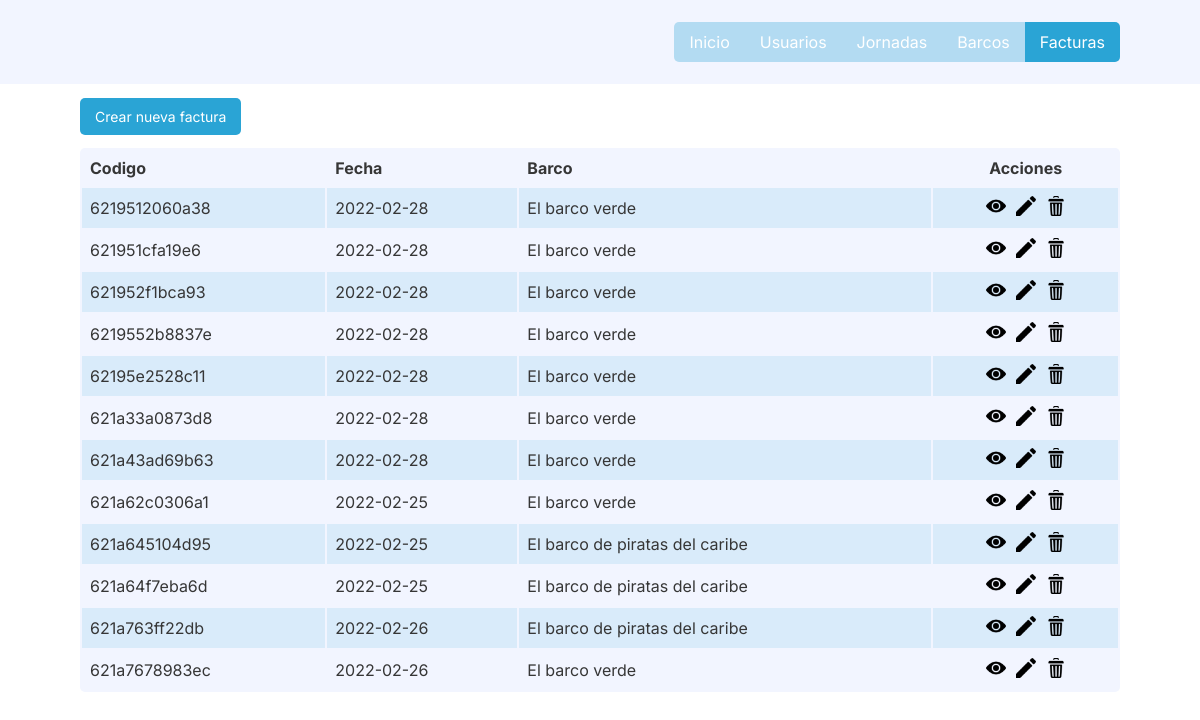
The page /facturas.php (signed in) on the database its author committed.
### tables this page shows
CREATE TABLE IF NOT EXISTS `facturas` (
  `id` mediumint(9) NOT NULL AUTO_INCREMENT,
  `codigo` varchar(50) NOT NULL,
  `id_jornada` mediumint(9) NOT NULL,
  `id_usuario` mediumint(9) NOT NULL,
  `id_barco` mediumint(9) NOT NULL,
  `cantidad_mercancia_kg` int(9) NOT NULL,
  `hora_generacion` time NOT NULL,
  PRIMARY KEY (`id`),
  KEY `id_jornada` (`id_jornada`),
  KEY `id_usuario` (`id_usuario`),
  KEY `id_barco` (`id_barco`)
);

CREATE TABLE IF NOT EXISTS `jornadas` (
  `id` mediumint(9) NOT NULL AUTO_INCREMENT,
  `fecha` date NOT NULL,
  `hora_inicio` time NOT NULL,
  `hora_cierre` time NOT NULL,
  `estado_clima` mediumint(1) DEFAULT NULL,
  `precio_mercancia_kg` int(5) NOT NULL,
  PRIMARY KEY (`id`),
  KEY `estado_clima` (`estado_clima`)
);

CREATE TABLE IF NOT EXISTS `barcos` (
  `id` mediumint(9) NOT NULL AUTO_INCREMENT,
  `nombre` varchar(40) NOT NULL,
  `codigo` varchar(50) NOT NULL,
  `operador` varchar(100) NOT NULL,
  `tripulacion` int(6) NOT NULL,
  `capacidad_kg` int(9) NOT NULL,
  `porcentaje_gastos_operativos` float NOT NULL,
  PRIMARY KEY (`id`)
);

### helpers/database.php (called while the page is built, shortened)
<?php
  class Database {
    public $connection;
    public function __construct() {
      $servername = "localhost";
      $username = "root";
      $password = "";
      $dbname = "sistema_facturacion";
      $this->connection = new mysqli($servername, $username, $password, $dbname);
    }
    public function select($query) {
      $result = $this->connection->query($query);
      $resultArray = [];
      while($row = $result->fetch_assoc()) {
        $resultArray[] = $row;
      }
      return $resultArray;
    }
  }
?>

### facturas.php (the view, shortened to what this page needs)
<!DOCTYPE html>
<html lang="en">
<head>
  <link rel="stylesheet" href="styles/index.css">
  <link rel="stylesheet" href="styles/header.css">
</head>
<body>
  <?php include 'header.php'; ?>
  <section>
    <?php
      include './helpers/database.php';
      $database = new Database();
      try {
        $jornada_activa = true;
      } catch (Exception $e) {
        $jornada_activa = false;
      }
      if ($jornada_activa) {
        echo "
          <a class='button' href='/facturas/crear.php'>Crear nueva factura</a>
        ";
      } else {
        echo "<p class='error'>Por los momentos no hay una jornada activa</p>";
      }
    ?>
    <div class="tableWrapper">
      <table>
        <tr>
          <th>Codigo</th>
          <th>Fecha</th>
          <th>Barco</th>
          <th class="center">Acciones</th>
        </tr>
        <?php
          $query = "
            select
              facturas.id,
              facturas.codigo,
              jornadas.fecha,
              barcos.nombre as barco
            from facturas
              inner join barcos on facturas.id_barco = barcos.id
              inner join jornadas on facturas.id_jornada = jornadas.id
          ";
          $result = $database->select($query);
          foreach ($result as &$factura) {
            $id = $factura['id'];
            $codigo = $factura['codigo'];
            $fecha = $factura['fecha'];
            $barco = $factura['barco'];
            echo "
              <tr>
                <td>$codigo</td>
                <td>$fecha</td>
                <td>$barco</td>
                <td class='actions'>
                  <a class='iconButton' href='facturas/ver.php?id=$id'>
                    <img src='assets/view.png' alt=''>
                  </a>
                  <a class='iconButton' href='facturas/editar.php?id=$id'>
                    <img src='assets/editar.png' alt=''>
                  </a>
                  <a class='iconButton' href='facturas/eliminar.php?id=$id'>
                    <img src='assets/eliminar.png' alt=''>
                  </a>
                </td>
              </tr>
            ";
          }
        ?>
      </table>
    </div>
  </section>
</body>
</html>

### header.php (shortened to what this page needs)
<header id="header">
  <?php
    $current = $_SERVER['REQUEST_URI'];
    if (str_contains($current, 'inicio')) {
      echo "<a class='item active' href='/inicio.php'>Inicio</a>";
    } else {
      echo "<a class='item' href='/inicio.php'>Inicio</a>";
    }
    if ($_SESSION['rol'] != 2) {
      if (str_contains($current, 'usuarios')) {
        echo "<a class='item active' href='/usuarios.php'>Usuarios</a>";
      } else {
        echo "<a class='item' href='/usuarios.php'>Usuarios</a>";
      }
      if (str_contains($current, 'jornadas')) {
        echo "<a class='item active' href='/jornadas.php'>Jornadas</a>";
      } else {
        echo "<a class='item' href='/jornadas.php'>Jornadas</a>";
      }
    }
    if (str_contains($current, 'barcos')) {
      echo "<a class='item active' href='/barcos.php'>Barcos</a>";
    } else {
      echo "<a class='item' href='/barcos.php'>Barcos</a>";
    }
    if (str_contains($current, 'facturas')) {
      echo "<a class='item active' href='/facturas.php'>Facturas</a>";
    } else {
      echo "<a class='item' href='/facturas.php'>Facturas</a>";
    }
  ?>
</header>

### styles/index.css (style rules this page uses)
body { color: #363636; font-family: "Inter", sans-serif; }
* { margin: 0; padding: 0; box-sizing: border-box; }
section, header, footer { padding-left: 160px; padding-right: 160px; padding-top: 22px; padding-bottom: 22px; }
@media (max-width: 1280px) { section, header, footer { padding-left: 80px; padding-right: 80px; } }
.center { text-align: center; }
.tableWrapper { max-width: 100%; overflow-x: auto; }
table { width: 100%; border-radius: 5px; overflow: hidden; margin-top: 22px; background-color: #f2f5ff; }
td, th { text-align: left; padding: 8px; }
tr:nth-child(even) { background-color: #2aa4d520; }
td.actions { display: flex; justify-content: center; }
.button { background-color: #2aa4d5; padding: 10px; padding-left: 15px; padding-right: 15px; color: white; text-decoration: none; transition: background-color 300ms; border-radius: 5px; outline: none; border: none; font-size: 14px; cursor: pointer; }
.iconButton { text-decoration: none; margin-right: 5px; margin-left: 5px; }
.iconButton > img { height: 20px; width: 20px; }

### styles/header.css (style rules this page uses)
#header { display: flex; justify-content: flex-end; background-color: #f2f5ff; }
#header .item { background-color: #2aa4d550; padding: 10px; padding-left: 15px; padding-right: 15px; color: white; text-decoration: none; transition: background-color 300ms; }
#header .item.active { background-color: #2aa4d5; }
#header .item:nth-child(1) { border-top-left-radius: 5px; border-bottom-left-radius: 5px; }
#header .item:nth-last-child(1) { border-top-right-radius: 5px; border-bottom-right-radius: 5px; }

### rows shown on the page
facturas: codigo "6219512060a38", id_jornada.fecha "2022-02-28", id_barco.nombre "El barco verde"
facturas: codigo "621951cfa19e6", id_jornada.fecha "2022-02-28", id_barco.nombre "El barco verde"
facturas: codigo "621952f1bca93", id_jornada.fecha "2022-02-28", id_barco.nombre "El barco verde"
facturas: codigo "6219552b8837e", id_jornada.fecha "2022-02-28", id_barco.nombre "El barco verde"
facturas: codigo "62195e2528c11", id_jornada.fecha "2022-02-28", id_barco.nombre "El barco verde"
facturas: codigo "621a33a0873d8", id_jornada.fecha "2022-02-28", id_barco.nombre "El barco verde"
facturas: codigo "621a43ad69b63", id_jornada.fecha "2022-02-28", id_barco.nombre "El barco verde"
facturas: codigo "621a62c0306a1", id_jornada.fecha "2022-02-25", id_barco.nombre "El barco verde"
facturas: codigo "621a645104d95", id_jornada.fecha "2022-02-25", id_barco.nombre "El barco de piratas del caribe"
facturas: codigo "621a64f7eba6d", id_jornada.fecha "2022-02-25", id_barco.nombre "El barco de piratas del caribe"
facturas: codigo "621a763ff22db", id_jornada.fecha "2022-02-26", id_barco.nombre "El barco de piratas del caribe"
facturas: codigo "621a7678983ec", id_jornada.fecha "2022-02-26", id_barco.nombre "El barco verde"
